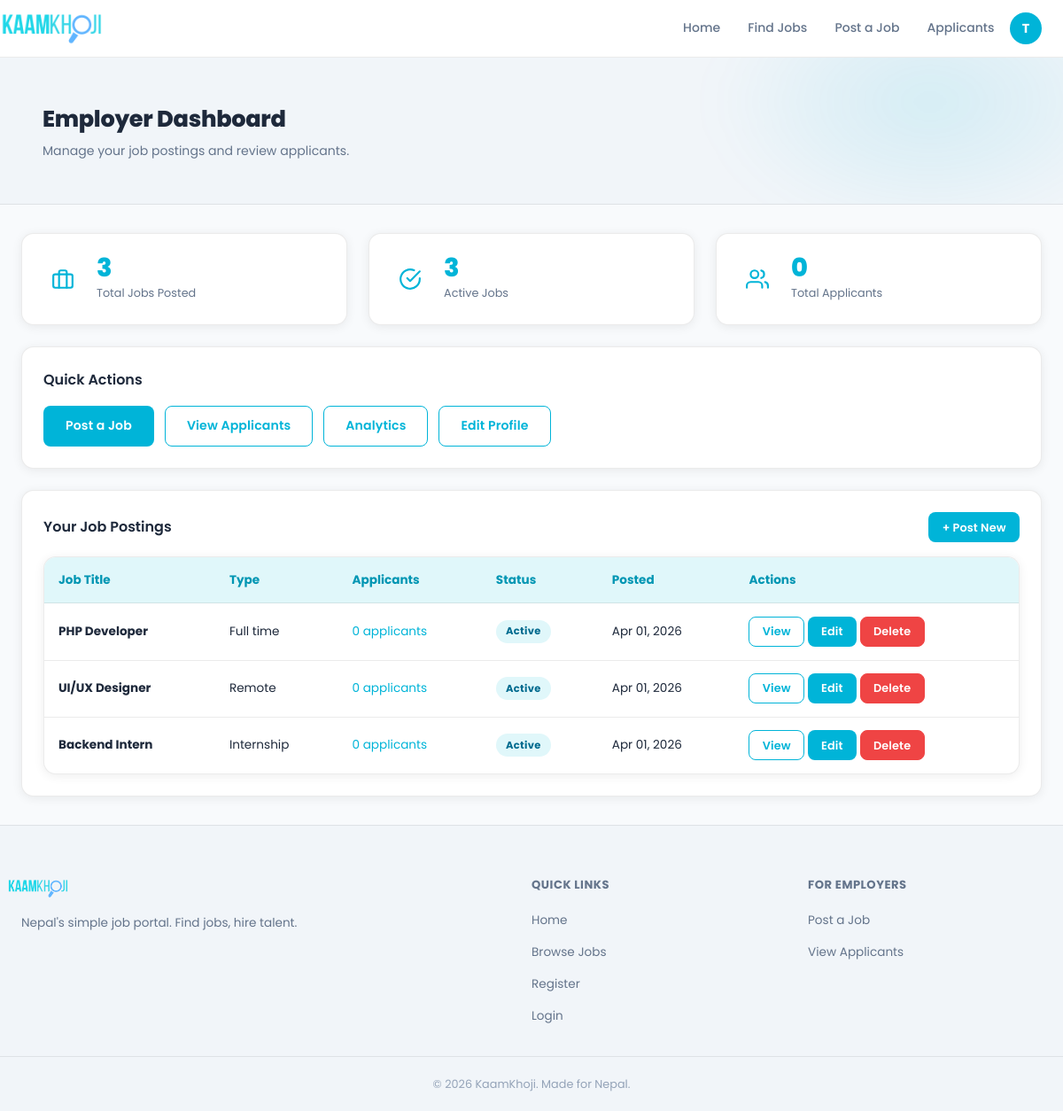
Page /dashboard/employer.php (signed in) on the committed database.
### tables this page shows
CREATE TABLE IF NOT EXISTS jobs (
    id           INT AUTO_INCREMENT PRIMARY KEY,
    employer_id  INT NOT NULL,                    
    title        VARCHAR(200) NOT NULL,
    company      VARCHAR(150) NOT NULL,
    location     VARCHAR(100) NOT NULL,
    type         ENUM('full-time','part-time','remote','contract','internship') NOT NULL DEFAULT 'full-time',
    salary       VARCHAR(100),                    
    description  TEXT NOT NULL,
    requirements TEXT,
    status       ENUM('active','closed') NOT NULL DEFAULT 'active',
    created_at   TIMESTAMP DEFAULT CURRENT_TIMESTAMP,
    FOREIGN KEY (employer_id) REFERENCES users(id) ON DELETE CASCADE
);

### dashboard/employer.php (the view, shortened to what this page needs)
<?php
$pdo = getPDO();
$userId = getUserId();
$totalJobs = $pdo->prepare("SELECT COUNT(*) FROM jobs WHERE employer_id = ?");
$totalJobs->execute([$userId]);
$totalJobs = $totalJobs->fetchColumn();
$activeJobs = $pdo->prepare("SELECT COUNT(*) FROM jobs WHERE employer_id = ? AND status = 'active'");
$activeJobs->execute([$userId]);
$activeJobs = $activeJobs->fetchColumn();
$totalApplicants = $pdo->prepare("
    SELECT COUNT(*) FROM applications
    JOIN jobs ON applications.job_id = jobs.id
    WHERE jobs.employer_id = ?
");
$totalApplicants->execute([$userId]);
$totalApplicants = $totalApplicants->fetchColumn();
$stmt = $pdo->prepare("
    SELECT jobs.*,
           COUNT(applications.id) AS applicant_count
    FROM jobs
    LEFT JOIN applications ON jobs.id = applications.job_id
    WHERE jobs.employer_id = ?
    GROUP BY jobs.id
    ORDER BY jobs.created_at DESC
    LIMIT 5
");
$stmt->execute([$userId]);
$recentJobs = $stmt->fetchAll();
require_once '../includes/header.php';
?>
<div class="dashboard-header">
    <div class="container">
        <h1>Employer Dashboard</h1>
        <p>Manage your job postings and review applicants.</p>
    </div>
</div>
<div class="dashboard-body">
    <div class="grid-3 mb-3">
        <div class="stat-card">
            <div class="stat-icon stat-icon-plain">
                <svg width="26" height="26" viewBox="0 0 24 24" fill="none" stroke="currentColor" stroke-width="2" stroke-linecap="round" stroke-linejoin="round"><rect x="2" y="7" width="20" height="14" rx="2"/><path d="M16 21V5a2 2 0 0 0-2-2h-4a2 2 0 0 0-2 2v16"/></svg>
            </div>
            <div class="stat-info">
                <div class="stat-value"><?= $totalJobs ?></div>
                <div class="stat-label">Total Jobs Posted</div>
            </div>
        </div>
        <div class="stat-card">
            <div class="stat-icon stat-icon-plain">
                <svg width="26" height="26" viewBox="0 0 24 24" fill="none" stroke="currentColor" stroke-width="2" stroke-linecap="round" stroke-linejoin="round"><path d="M22 11.08V12a10 10 0 1 1-5.93-9.14"/><polyline points="22 4 12 14.01 9 11.01"/></svg>
            </div>
            <div class="stat-info">
                <div class="stat-value"><?= $activeJobs ?></div>
                <div class="stat-label">Active Jobs</div>
            </div>
        </div>
        <div class="stat-card">
            <div class="stat-icon stat-icon-plain">
                <svg width="26" height="26" viewBox="0 0 24 24" fill="none" stroke="currentColor" stroke-width="2" stroke-linecap="round" stroke-linejoin="round"><path d="M17 21v-2a4 4 0 0 0-4-4H5a4 4 0 0 0-4 4v2"/><circle cx="9" cy="7" r="4"/><path d="M23 21v-2a4 4 0 0 0-3-3.87"/><path d="M16 3.13a4 4 0 0 1 0 7.75"/></svg>
            </div>
            <div class="stat-info">
                <div class="stat-value"><?= $totalApplicants ?></div>
                <div class="stat-label">Total Applicants</div>
            </div>
        </div>
    </div>
    <div class="card mb-3">
        <h3 style="margin-bottom:1rem; font-size:1rem; font-weight:600;">Quick Actions</h3>
        <div style="display:flex; gap:0.75rem; flex-wrap:wrap;">
            <a href="<?= BASE_URL ?>/pages/post-job.php" class="btn btn-primary">Post a Job</a>
            <a href="<?= BASE_URL ?>/pages/applicants.php" class="btn btn-outline">View Applicants</a>
            <a href="<?= BASE_URL ?>/pages/analytics.php" class="btn btn-outline">Analytics</a>
            <a href="<?= BASE_URL ?>/pages/profile.php" class="btn btn-outline">Edit Profile</a>
        </div>
    </div>
    <div class="card">
        <div class="d-flex justify-between align-center mb-2">
            <h3 style="font-size:1rem; font-weight:600;">Your Job Postings</h3>
            <a href="<?= BASE_URL ?>/pages/post-job.php" class="btn btn-primary btn-sm">+ Post New</a>
        </div>
        <?php if (empty($recentJobs)): ?>
            <div class="empty-state" style="padding:2rem;">
                <h3>No jobs posted yet</h3>
                <p>Start attracting candidates by posting your first job.</p>
                <a href="<?= BASE_URL ?>/pages/post-job.php" class="btn btn-primary">Post a Job</a>
            </div>
        <?php else: ?>
            <div class="table-wrap">
                <table>
                    <thead>
                        <tr>
                            <th>Job Title</th>
                            <th>Type</th>
                            <th>Applicants</th>
                            <th>Status</th>
                            <th>Posted</th>
                            <th>Actions</th>
                        </tr>
                    </thead>
                    <tbody>
                        <?php foreach ($recentJobs as $job): ?>
                            <tr>
                                <td><strong><?= htmlspecialchars($job['title']) ?></strong></td>
                                <td><?= ucfirst(str_replace('-', ' ', $job['type'])) ?></td>
                                <td>
                                    <a href="<?= BASE_URL ?>/pages/applicants.php?job_id=<?= $job['id'] ?>" class="text-primary">
                                        <?= $job['applicant_count'] ?> applicants
                                    </a>
                                </td>
                                <td>
                                    <span class="status-badge status-<?= $job['status'] ?>">
                                        <?= ucfirst($job['status']) ?>
                                    </span>
                                </td>
                                <td><?= date('M d, Y', strtotime($job['created_at'])) ?></td>
                                <td>
                                    <a href="<?= BASE_URL ?>/pages/job-detail.php?id=<?= $job['id'] ?>" class="btn btn-outline btn-sm">View</a>
                                    <a href="<?= BASE_URL ?>/pages/edit-job.php?id=<?= $job['id'] ?>" class="btn btn-primary btn-sm">Edit</a>
                                    <a href="<?= BASE_URL ?>/api/delete.php?type=job&id=<?= $job['id'] ?>"
                                       onclick="return confirm('Delete this job?')"
                                       class="btn btn-danger btn-sm">Delete</a>
                                </td>
                            </tr>
                        <?php endforeach; ?>
                    </tbody>
                </table>
            </div>
        <?php endif; ?>
    </div>
</div>
<?php require_once '../includes/footer.php'; ?>

### rows in the picture
jobs: title "PHP Developer", type "Full time", applicant_count "0", status "Active", created_at "Apr 01, 2026"
jobs: title "UI/UX Designer", type "Remote", applicant_count "0", status "Active", created_at "Apr 01, 2026"
jobs: title "Backend Intern", type "Internship", applicant_count "0", status "Active", created_at "Apr 01, 2026"

### other values in the picture
mb_substr(getUserName(), 0, 1) "T"
$totalJobs "3"
$activeJobs "3"
$totalApplicants "0"
